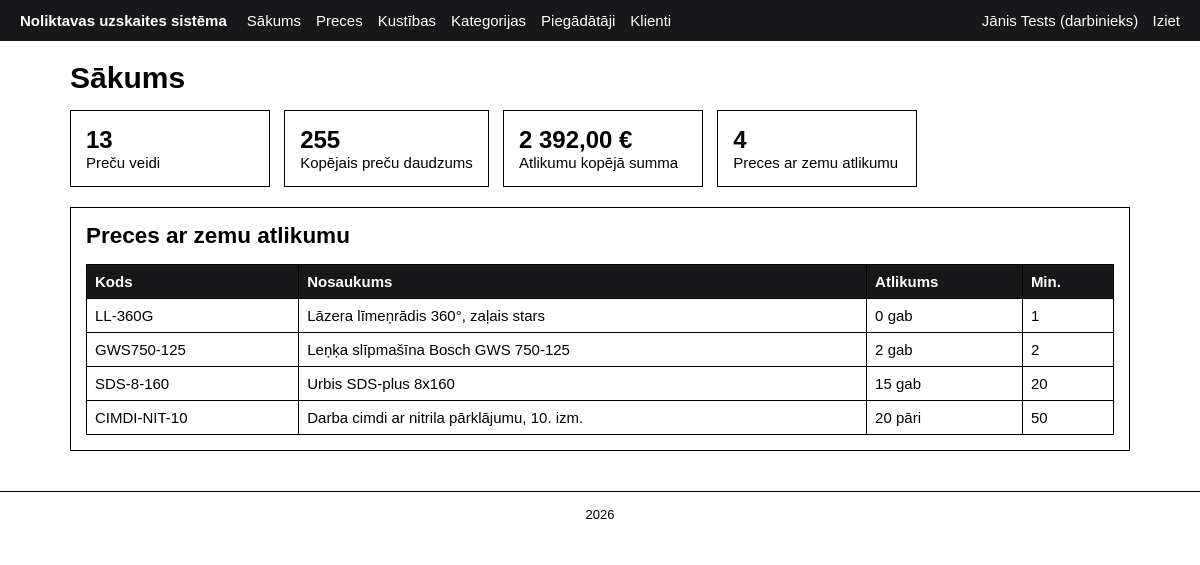
Page /index.php (signed in) on the committed database.
### tables this page shows
CREATE TABLE preces (
    id               INT AUTO_INCREMENT PRIMARY KEY,
    kods             VARCHAR(30) NOT NULL UNIQUE,            
    nosaukums        VARCHAR(150) NOT NULL,       
    kategorija_id    INT NOT NULL,                           
    piegadatajs_id   INT NULL,                               
    vieniba          VARCHAR(10) NOT NULL DEFAULT 'gab',     
    cena             DECIMAL(10,2) NOT NULL DEFAULT 0.00,    
    daudzums         INT NOT NULL DEFAULT 0,                 
    min_daudzums     INT NOT NULL DEFAULT 0,                 
    izveidots        DATETIME NOT NULL DEFAULT CURRENT_TIMESTAMP,
     
    CONSTRAINT fk_prece_kategorija FOREIGN KEY (kategorija_id)
        REFERENCES kategorijas(id) ON DELETE RESTRICT,
     
    CONSTRAINT fk_prece_piegadatajs FOREIGN KEY (piegadatajs_id)
        REFERENCES piegadataji(id) ON DELETE SET NULL,
     
    CONSTRAINT chk_daudzums CHECK (daudzums >= 0)
);

### includes/functions.php (called while the page is built, shortened)
<?php
function e($text)
{
    return htmlspecialchars($text ?? '', ENT_QUOTES, 'UTF-8');
}
function money($amount)
{
    return number_format((float)$amount, 2, ',', ' ') . ' €';
}

### index.php (the view, shortened to what this page needs)
<?php
require_once 'includes/functions.php';
$product_count = $pdo->query('SELECT COUNT(*) FROM preces')->fetchColumn();
$total_qty = $pdo->query('SELECT SUM(daudzums) FROM preces')->fetchColumn();
$total_value = $pdo->query('SELECT SUM(daudzums * cena) FROM preces')->fetchColumn();
$low_count = $pdo->query('SELECT COUNT(*) FROM preces WHERE daudzums <= min_daudzums')->fetchColumn();
$low_stock = $pdo->query('SELECT * FROM preces WHERE daudzums <= min_daudzums ORDER BY daudzums LIMIT 10')->fetchAll();
require 'includes/header.php';
?>
<h1>Sākums</h1>
<div class="stats">
    <div><?= (int)$product_count ?></div>
    <div>Preču veidi</div>
</div>
<div class="stats">
    <div><?= (int)$total_qty ?></div>
    <div>Kopējais preču daudzums</div>
</div>
<div class="stats">
    <div><?= money($total_value) ?></div>
    <div>Atlikumu kopējā summa</div>
</div>
<div class="stats">
    <div><?= (int)$low_count ?></div>
    <div>Preces ar zemu atlikumu</div>
</div>
<div class="card">
    <section>
        <h2> Preces ar zemu atlikumu</h2>
        <?php if (count($low_stock) == 0): ?>
            <p> Visu preču atlikums ir pietiekams.</p>
        <?php else: ?>
            <table>
                <tr><th>Kods</th><th>Nosaukums</th><th>Atlikums</th><th>Min.</th></tr>
                <?php foreach ($low_stock as $p): ?>
                    <tr>
                        <td><?= e($p['kods']) ?></td>
                        <td><?= e($p['nosaukums']) ?></td>
                        <td><?= e($p['daudzums']) ?> <?= e($p['vieniba']) ?></td>
                        <td><?= e($p['min_daudzums']) ?> </td>
                    </tr>
                <?php endforeach; ?>
            </table>
        <?php endif; ?>
    </section>
</div>
<?php require 'includes/footer.php'; ?>

### assets/style.css (style rules this page uses)
:root { --accent: #18181b; --ok: #2e7d32; --ok-light: #e8f5e9; --err: #c62828; --err-light: #fdecea; }
* { box-sizing: border-box; }
body { margin: 0; font-family: Arial, Helvetica, sans-serif; font-size: 15px; background: #fff; color: #000; }
h1, h2, h3 { margin: 0 0 15px; }
.card { border: 1px solid #000; padding: 15px; margin-bottom: 20px; }
.stats { display: inline-block; min-width: 200px; border: 1px solid #000; padding: 15px; margin: 0 10px 20px 0; }
.stats div:first-child { font-size: 24px; font-weight: bold; }
table { width: 100%; border-collapse: collapse; }
th, td { border: 1px solid #000; padding: 8px; text-align: left; }
th { background: var(--accent); color: #fff; }

### rows in the picture
preces: kods "LL-360G", nosaukums "Lāzera līmeņrādis 360°, zaļais stars", daudzums "0", vieniba "gab", min_daudzums "1"
preces: kods "GWS750-125", nosaukums "Leņķa slīpmašīna Bosch GWS 750-125", daudzums "2", vieniba "gab", min_daudzums "2"
preces: kods "SDS-8-160", nosaukums "Urbis SDS-plus 8x160", daudzums "15", vieniba "gab", min_daudzums "20"
preces: kods "CIMDI-NIT-10", nosaukums "Darba cimdi ar nitrila pārklājumu, 10. izm.", daudzums "20", vieniba "pāri", min_daudzums "50"

### other values in the picture
$_SESSION['vards'] "Jānis Tests"
$_SESSION['loma'] "darbinieks"
$product_count "13"
$total_qty "255"
money($total_value) "2 392,00 €"
$low_count "4"
